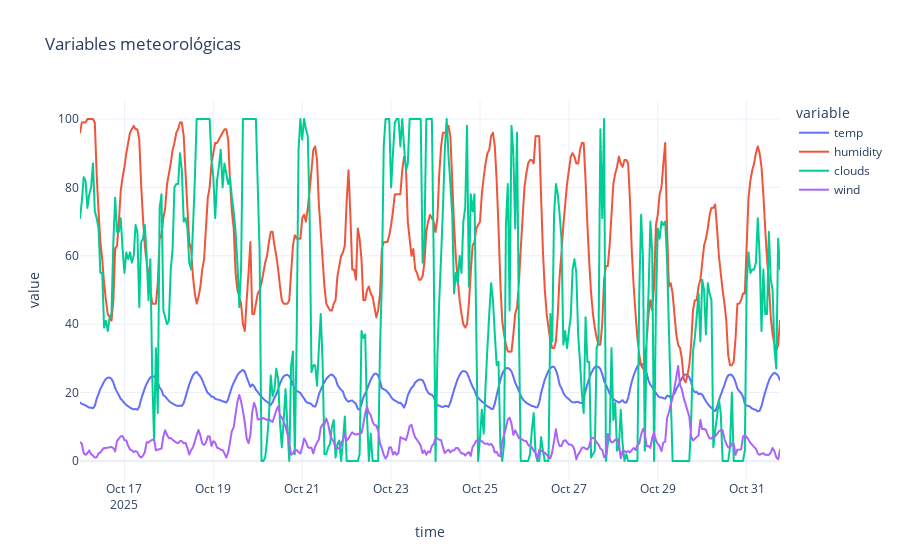

Notebook source saved alongside this figure:
### Code cell
fig = px.line(df, y=["temp","humidity","clouds","wind"],
              title="Variables meteorológicas",
              template="plotly_white")
fig.show()

### Figure 1 — Plotly figure (JSON) as saved in the notebook; plotly's stock layout.template omitted (floating-point values rounded to 4 significant figures; data arrays with more than 128 entries replaced by an {"elided": "..."} marker saying what was removed)
{"data": [{"hovertemplate": "variable=temp<br>time=%{x}<br>value=%{y}<extra></extra>", "legendgroup": "temp", "line": {"color": "#636efa", "dash": "solid"}, "marker": {"symbol": "circle"}, "mode": "lines", "name": "temp", "showlegend": true, "type": "scattergl", "x": {"elided": "379 str values"}, "xaxis": "x", "y": {"elided": "379 float values"}, "yaxis": "y"}, {"hovertemplate": "variable=humidity<br>time=%{x}<br>value=%{y}<extra></extra>", "legendgroup": "humidity", "line": {"color": "#EF553B", "dash": "solid"}, "marker": {"symbol": "circle"}, "mode": "lines", "name": "humidity", "showlegend": true, "type": "scattergl", "x": {"elided": "379 str values"}, "xaxis": "x", "y": {"elided": "379 float values"}, "yaxis": "y"}, {"hovertemplate": "variable=clouds<br>time=%{x}<br>value=%{y}<extra></extra>", "legendgroup": "clouds", "line": {"color": "#00cc96", "dash": "solid"}, "marker": {"symbol": "circle"}, "mode": "lines", "name": "clouds", "showlegend": true, "type": "scattergl", "x": {"elided": "379 str values"}, "xaxis": "x", "y": {"elided": "379 float values"}, "yaxis": "y"}, {"hovertemplate": "variable=wind<br>time=%{x}<br>value=%{y}<extra></extra>", "legendgroup": "wind", "line": {"color": "#ab63fa", "dash": "solid"}, "marker": {"symbol": "circle"}, "mode": "lines", "name": "wind", "showlegend": true, "type": "scattergl", "x": {"elided": "379 str values"}, "xaxis": "x", "y": {"elided": "379 float values"}, "yaxis": "y"}], "layout": {"legend": {"title": {"text": "variable"}, "tracegroupgap": 0}, "title": {"text": "Variables meteorológicas"}, "xaxis": {"anchor": "y", "domain": [0, 1], "title": {"text": "time"}}, "yaxis": {"anchor": "x", "domain": [0, 1], "title": {"text": "value"}}}}
